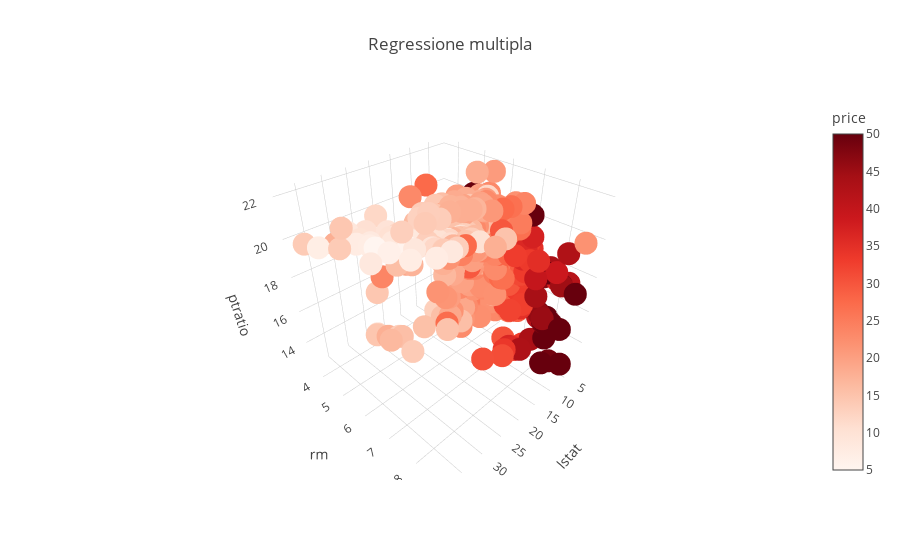

Notebook code cell kept with this figure:
### Code cell
# Creates a 3D scatter plot of the data, with Sales as the color variable and TV, Radio, and Newspaper as the axes

import plotly.express as px

fig = px.scatter_3d(df, x='lstat', y='rm', z='ptratio', color='price', color_continuous_scale='Reds', title='Regressione multipla')
fig.update_layout(
    scene=dict(
        xaxis_title='lstat',
        yaxis_title='rm',
        zaxis_title='ptratio'
    )
)

fig.show()

### Figure 1 — Plotly figure (JSON) as saved in the notebook; plotly's stock layout.template omitted (floating-point values rounded to 4 significant figures; data arrays with more than 128 entries replaced by an {"elided": "..."} marker saying what was removed)
{"data": [{"hovertemplate": "lstat=%{x}<br>rm=%{y}<br>ptratio=%{z}<br>price=%{marker.color}<extra></extra>", "legendgroup": "", "marker": {"color": {"elided": "506 float values"}, "coloraxis": "coloraxis", "symbol": "circle"}, "mode": "markers", "name": "", "scene": "scene", "showlegend": false, "type": "scatter3d", "x": {"elided": "506 float values"}, "y": {"elided": "506 float values"}, "z": {"elided": "506 float values"}}], "layout": {"coloraxis": {"colorbar": {"title": {"text": "price"}}, "colorscale": [[0, "rgb(255,245,240)"], [0.125, "rgb(254,224,210)"], [0.25, "rgb(252,187,161)"], [0.375, "rgb(252,146,114)"], [0.5, "rgb(251,106,74)"], [0.625, "rgb(239,59,44)"], [0.75, "rgb(203,24,29)"], [0.875, "rgb(165,15,21)"], [1, "rgb(103,0,13)"]]}, "legend": {"tracegroupgap": 0}, "scene": {"domain": {"x": [0, 1], "y": [0, 1]}, "xaxis": {"title": {"text": "lstat"}}, "yaxis": {"title": {"text": "rm"}}, "zaxis": {"title": {"text": "ptratio"}}}, "title": {"text": "Regressione multipla"}}}
